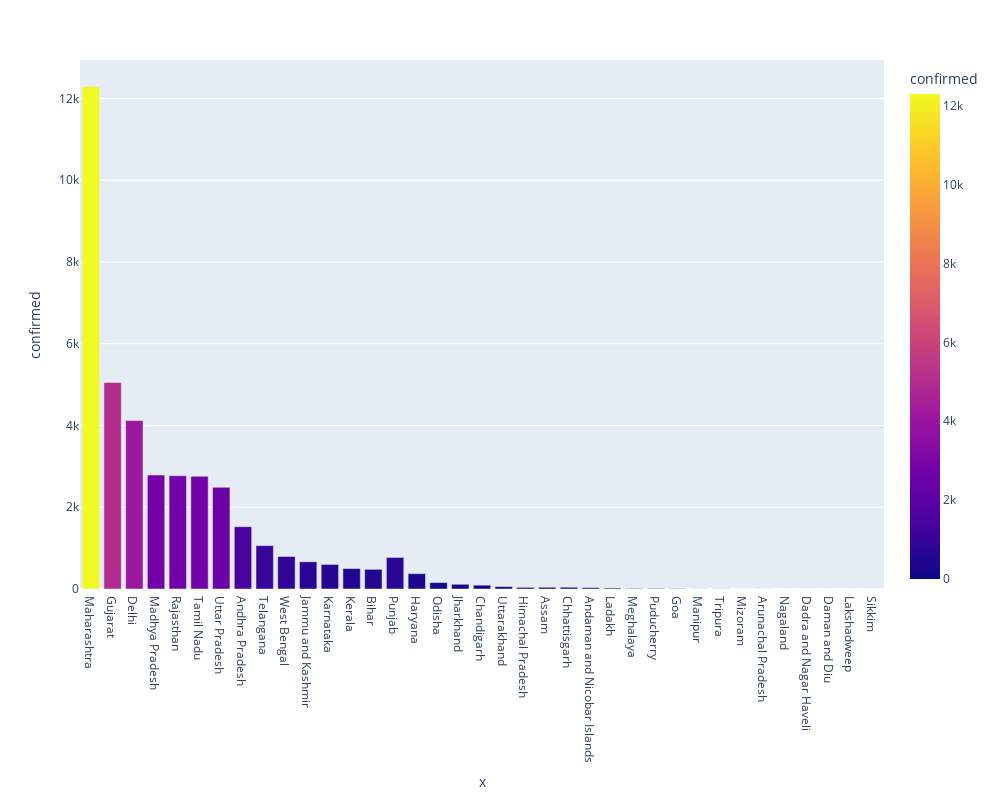

Write notebook code for a chart like this one.
### Markdown cell above
# Bar Graph using Plotly

### Code cell
import plotly.express as px
figure = px.bar(df_india, x = df_india.index, height=800, width=1000, y = 'confirmed', color = 'confirmed')
figure.show()

### Figure 1 — Plotly figure (JSON) as saved in the notebook; plotly's stock layout.template omitted (floating-point values rounded to 4 significant figures)
{"data": [{"alignmentgroup": "True", "hovertemplate": "x=%{x}<br>confirmed=%{marker.color}<extra></extra>", "legendgroup": "", "marker": {"color": [12296, 5054, 4122, 2788, 2772, 2757, 2487, 1525, 1061, 795, 666, 601, 500, 481, 772, 376, 157, 115, 94, 59, 40, 43, 43, 33, 23, 12, 12, 7, 2, 4, 1, 1, 0, 0, 0, 0, 0], "coloraxis": "coloraxis"}, "name": "", "offsetgroup": "", "orientation": "v", "showlegend": false, "textposition": "auto", "type": "bar", "x": ["Maharashtra", "Gujarat", "Delhi", "Madhya Pradesh", "Rajasthan", "Tamil Nadu", "Uttar Pradesh", "Andhra Pradesh", "Telangana", "West Bengal", "Jammu and Kashmir", "Karnataka", "Kerala", "Bihar", "Punjab", "Haryana", "Odisha", "Jharkhand", "Chandigarh", "Uttarakhand", "Himachal Pradesh", "Assam", "Chhattisgarh", "Andaman and Nicobar Islands", "Ladakh", "Meghalaya", "Puducherry", "Goa", "Manipur", "Tripura", "Mizoram", "Arunachal Pradesh", "Nagaland", "Dadra and Nagar Haveli", "Daman and Diu", "Lakshadweep", "Sikkim"], "xaxis": "x", "y": [12296, 5054, 4122, 2788, 2772, 2757, 2487, 1525, 1061, 795, 666, 601, 500, 481, 772, 376, 157, 115, 94, 59, 40, 43, 43, 33, 23, 12, 12, 7, 2, 4, 1, 1, 0, 0, 0, 0, 0], "yaxis": "y"}], "layout": {"barmode": "relative", "coloraxis": {"colorbar": {"title": {"text": "confirmed"}}, "colorscale": [[0, "#0d0887"], [0.1111, "#46039f"], [0.2222, "#7201a8"], [0.3333, "#9c179e"], [0.4444, "#bd3786"], [0.5556, "#d8576b"], [0.6667, "#ed7953"], [0.7778, "#fb9f3a"], [0.8889, "#fdca26"], [1, "#f0f921"]]}, "height": 800, "legend": {"tracegroupgap": 0}, "margin": {"t": 60}, "width": 1000, "xaxis": {"anchor": "y", "domain": [0, 1], "title": {"text": "x"}}, "yaxis": {"anchor": "x", "domain": [0, 1], "title": {"text": "confirmed"}}}}
